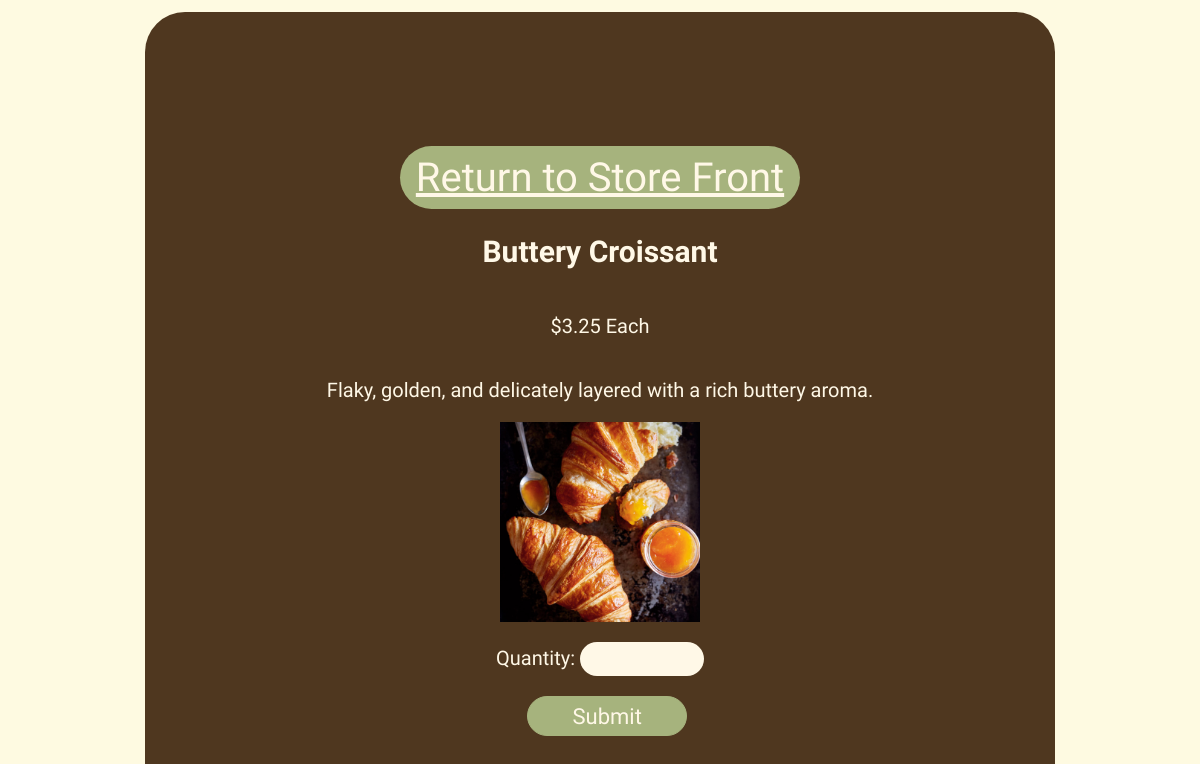
/pricing/6/, run on the app's committed database.
### app/models.py (models this page shows)
class Items(models.Model):
    name = models.CharField(max_length=25)
    price = models.DecimalField(max_digits=10, decimal_places=2)
    description = models.CharField(max_length=100)
    image = models.ImageField(upload_to='my_images/', blank=True, null=True)
    category = models.CharField(max_length=25)
    class Meta:
        verbose_name_plural = 'Items'

### app/views.py (the view)
# urls.py: path('pricing/<int:product_id>/', pricing_view, name='pricing'),
def pricing_view(request, product_id):
    store_items = Items.objects.get(id=product_id)
    if request.method == "POST":
        form = QuantityForm(request.POST)
        if form.is_valid():
            quantity = form.cleaned_data['quantity']
            return render(request,'pricing.html',{'item': store_items,
                                                'form': form,
                                                'quantity': quantity,
                                                })
        else:
            return render(request, 'pricing.html',{'item': store_items,
                                                'form': form,
                                                })
    else:
        form = QuantityForm()
    return render(request,'pricing.html',{'item': store_items,
                                        'form': form,
                                        })

### app/forms.py
class QuantityForm(forms.Form):
    quantity = forms.IntegerField(min_value=1)

### app/templates/pricing.html (shortened to what this page needs)
{% extends 'base.html' %}
{% load static %}
{% block content %}
<div class="price-page">
    <div class="price-content">
        <a class="back-button" href="{% url 'storefront' %}">Return to Store Front</a>
        <h2>{{ item.name }}</h2>
        <p>${{ item.price }} Each</p>
        <p>{{ item.description }}</p>
        <img src="{{ item.image.url }}" alt="{{ item.name }}" style="width: 200px; height: 200px;">
        <form action="{% url 'pricing' item.id %}" method="post" style="display:flex; flex-direction:column; justify-content: center;">
            {{ form.as_p }}
            <button type="submit" class="button" style="margin-left:15%;">Submit</button>
        </form>
    </div>
</div>
{% endblock content %}

### app/static/css/style.css (style rules this page uses)
body { background-color: hsl(52, 94%, 94%); font-family: "Chewy", system-ui; font-weight: 400; font-style: normal; }
.button { background-color: #a6b37d; width: 20vh; height: 5vh; color: #fff8e7; font-weight: bold; border: #a6b37d; border-width: 1px; border-style: solid; border-radius: 30px; font-weight:400; margin-bottom: 5%; font-size:22px; font-family: "Chewy", system-ui; font-weight: 400; font-style: normal; }
.navbar li, a { display: block; color: #fff8e7; padding: 8px 16px; text-decoration: none; text-align: center; font-family: "Chewy", system-ui; font-weight: 400; font-style: normal; font-size: 22px; }
.price-page { display: flex; justify-content: center; margin-top: 1%; font-size: 20px; font-family: "Chewy", system-ui; font-weight: 400; font-style: normal; color: #fff8e7; }
.price-content { padding: 8%; background-color: #4f371f; display: flex; flex-direction: column; border-radius: 40px; justify-content: center; align-items: center; width: 90vh; height: 85vh; gap: 0; }
.back-button { color:#fff8e7; font-size: 40px; background-color: #a6b37d; border-radius: 40px; text-decoration: underline; }
#id_quantity { height: 4vh; width: 15vh; background-color: #fff8e7; border-style: none; border-radius: 40px; font-size: large; }

### data on the page
Items: name "Buttery Croissant", price "3.25", description "Flaky, golden, and delicately layered with a rich buttery aroma.", image (picture)
